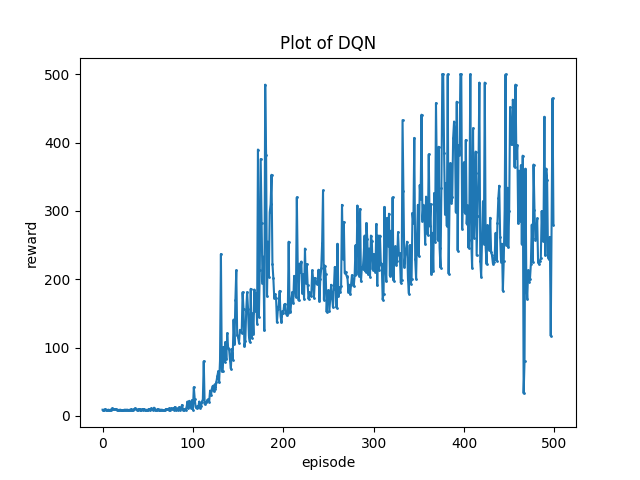

The Python source for this figure:
import random
import gymnasium as gym
import numpy as np
import collections
from tqdm import tqdm
import torch
import torch.nn.functional as F
import matplotlib.pyplot as plt
from toyrl.rl_utils import *

class ReplayBuffer:
    def __init__(self, capacity):
        self.buffer = collections.deque(maxlen=capacity) 

    def add(self, state, action, reward, next_state, done): 
        self.buffer.append((state, action, reward, next_state, done)) 

    def sample(self, batch_size): 
        transitions = random.sample(self.buffer, batch_size)
        state, action, reward, next_state, done = zip(*transitions)
        return np.array(state), action, reward, np.array(next_state), done 

    def size(self): 
        return len(self.buffer)

def test_replay_buffer():
    rb = ReplayBuffer(10)
    rb.add(1,2,3,4,5)
    rb.add(1,2,3,4,6)
    rb.add(1,2,3,4,7)
    import pdb;pdb.set_trace()
    results = rb.sample(2)
    

class Qnet(torch.nn.Module):
    ''' 只有一层隐藏层的Q网络 '''
    def __init__(self, state_dim, hidden_dim, action_dim):
        super(Qnet, self).__init__()
        self.fc1 = torch.nn.Linear(state_dim, hidden_dim)
        self.fc2 = torch.nn.Linear(hidden_dim, action_dim)

    def forward(self, x):
        x = F.relu(self.fc1(x))  # 隐藏层使用ReLU激活函数
        return self.fc2(x)
    
class DQN:
    ''' DQN算法 '''
    def __init__(self, state_dim, hidden_dim, action_dim, learning_rate, gamma,
                 epsilon, target_update, device):
        self.action_dim = action_dim
        self.q_net = Qnet(state_dim, hidden_dim,
                          self.action_dim).to(device)  # Q网络
        # 目标网络
        self.target_q_net = Qnet(state_dim, hidden_dim,
                                 self.action_dim).to(device)
        # 使用Adam优化器
        self.optimizer = torch.optim.Adam(self.q_net.parameters(),
                                          lr=learning_rate)
        self.gamma = gamma  # 折扣因子
        self.epsilon = epsilon  # epsilon-贪婪策略
        self.target_update = target_update  # 目标网络更新频率
        self.count = 0  # 计数器,记录更新次数
        self.device = device

    def take_action(self, state):  # epsilon-贪婪策略采取动作
        if np.random.random() < self.epsilon:
            action = np.random.randint(self.action_dim)
        else:
            state = torch.tensor([state], dtype=torch.float).to(self.device)
            action = self.q_net(state).argmax().item()
        return action

    def update(self, transition_dict):
        states = torch.tensor(transition_dict['states'],
                              dtype=torch.float).to(self.device)
        actions = torch.tensor(transition_dict['actions']).view(-1, 1).to(
            self.device)
        rewards = torch.tensor(transition_dict['rewards'],
                               dtype=torch.float).view(-1, 1).to(self.device)
        next_states = torch.tensor(transition_dict['next_states'],
                                   dtype=torch.float).to(self.device)
        dones = torch.tensor(transition_dict['dones'],
                             dtype=torch.float).view(-1, 1).to(self.device)

        q_values = self.q_net(states).gather(1, actions)  # Q值
        # 下个状态的最大Q值
        max_next_q_values = self.target_q_net(next_states).max(1)[0].view(-1, 1)
        
        # TD误差目标
        q_targets = rewards + self.gamma * max_next_q_values * (1 - dones)  
        
        # 均方误差损失函数
        dqn_loss = torch.mean(F.mse_loss(q_values, q_targets))  
        self.optimizer.zero_grad()  # PyTorch中默认梯度会累积,这里需要显式将梯度置为0
        dqn_loss.backward()  # 反向传播更新参数
        self.optimizer.step()

        if self.count % self.target_update == 0:
            self.target_q_net.load_state_dict(
                self.q_net.state_dict())  # 更新目标网络
        self.count += 1

class DQN_test():
    def __init__(self, state_dim, hidden_dim, action_dim, device, ckpt_path):
        self.action_dim = action_dim
        self.q_net = Qnet(state_dim, hidden_dim, self.action_dim).to(device)  # Q网络
        self.device = device
        self.q_net.load_state_dict(torch.load(ckpt_path))
        
    def take_action(self, state):
        state = torch.tensor([state], dtype=torch.float).to(self.device)
        action = self.q_net(state).argmax().item()
        if random.random() < 0.5:
            return random.randint(0, self.action_dim-1)
        return action
def train_dqn(save_image=True, save_ckpt=True):
    lr = 2e-3
    num_episodes = 500
    hidden_dim = 128
    gamma = 0.98
    epsilon = 0.01
    target_update = 10
    buffer_size = 10000
    minimal_size = 500
    batch_size = 64
    device = torch.device("cuda") if torch.cuda.is_available() else torch.device(
        "cpu")

    env_name = 'CartPole-v1'
    env = gym.make(env_name)
    random.seed(0)
    np.random.seed(0)
    env.reset(seed=0)
    torch.manual_seed(0)
    replay_buffer = ReplayBuffer(buffer_size)
    state_dim = env.observation_space.shape[0]
    action_dim = env.action_space.n
    agent = DQN(state_dim, hidden_dim, action_dim, lr, gamma, epsilon,
                target_update, device)

    return_list = []
    
    for i in range(10):
        with tqdm(total=int(num_episodes / 10), desc='Iteration %d' % i) as pbar:
            for i_episode in range(int(num_episodes / 10)):
                episode_return = 0
                state, info = env.reset()
                done = False
                while not done:
                    action = agent.take_action(state)
                    # next_state, reward, done, _ = env.step(action)
                    next_state, reward, terminated, truncated, info = env.step(action)
                    done = terminated or truncated
                    replay_buffer.add(state, action, reward, next_state, done)
                    state = next_state
                    episode_return += reward
                    # 当buffer数据的数量超过一定值后,才进行Q网络训练
                    if replay_buffer.size() > minimal_size:
                        b_s, b_a, b_r, b_ns, b_d = replay_buffer.sample(batch_size)
                        transition_dict = {
                            'states': b_s,
                            'actions': b_a,
                            'next_states': b_ns,
                            'rewards': b_r,
                            'dones': b_d
                        }
                        agent.update(transition_dict)
                return_list.append(episode_return)
                if (i_episode + 1) % 10 == 0:
                    pbar.set_postfix({
                        'episode':
                        '%d' % (num_episodes / 10 * i + i_episode + 1),
                        'return':
                        '%.3f' % np.mean(return_list[-10:])
                    })
                pbar.update(1)
    
    if save_image:
        episode_idx = [i for i in range(len(return_list))]
        episode_reward = return_list
        
        # 使用plot函数绘制点对
        plt.plot(episode_idx, episode_reward, '-o', markersize=1)  # 'o'表示以点的形式绘制

        # 可以添加标题和标签
        plt.title(f'Plot of DQN')
        plt.xlabel('episode')
        plt.ylabel('reward')

        # 保存图像
        plt.savefig(f'dqn.png')  # 保存为PNG格式的文件
    
    if save_ckpt:
        torch.save(agent.q_net.state_dict(), 'dqn_ckpt.pth')
    return return_list

def test_dqn(ckpt_path="dqn_ckpt.pth"):
    hidden_dim = 128
    device = torch.device("cuda") 

    env_name = 'CartPole-v1'
    env = gym.make(env_name, render_mode="human")
    random.seed(0)
    np.random.seed(0)
    env.reset(seed=0)
    torch.manual_seed(0)

    state_dim = env.observation_space.shape[0]
    action_dim = env.action_space.n
    agent = DQN_test(state_dim, hidden_dim, action_dim, device, ckpt_path)
    
    for episode in range(10):
        state, info = env.reset()
        done = False
        episode_reward = 0
        while not done:
            action = agent.take_action(state)
            next_state, reward, terminated, truncated, info = env.step(action)
            episode_reward += reward
            state = next_state
            done = terminated or truncated
        print(f"Episode {episode} Reward: {episode_reward}")
    
if __name__ == "__main__":
    # test_replay_buffer()
    # train_dqn()
    test_dqn()
    